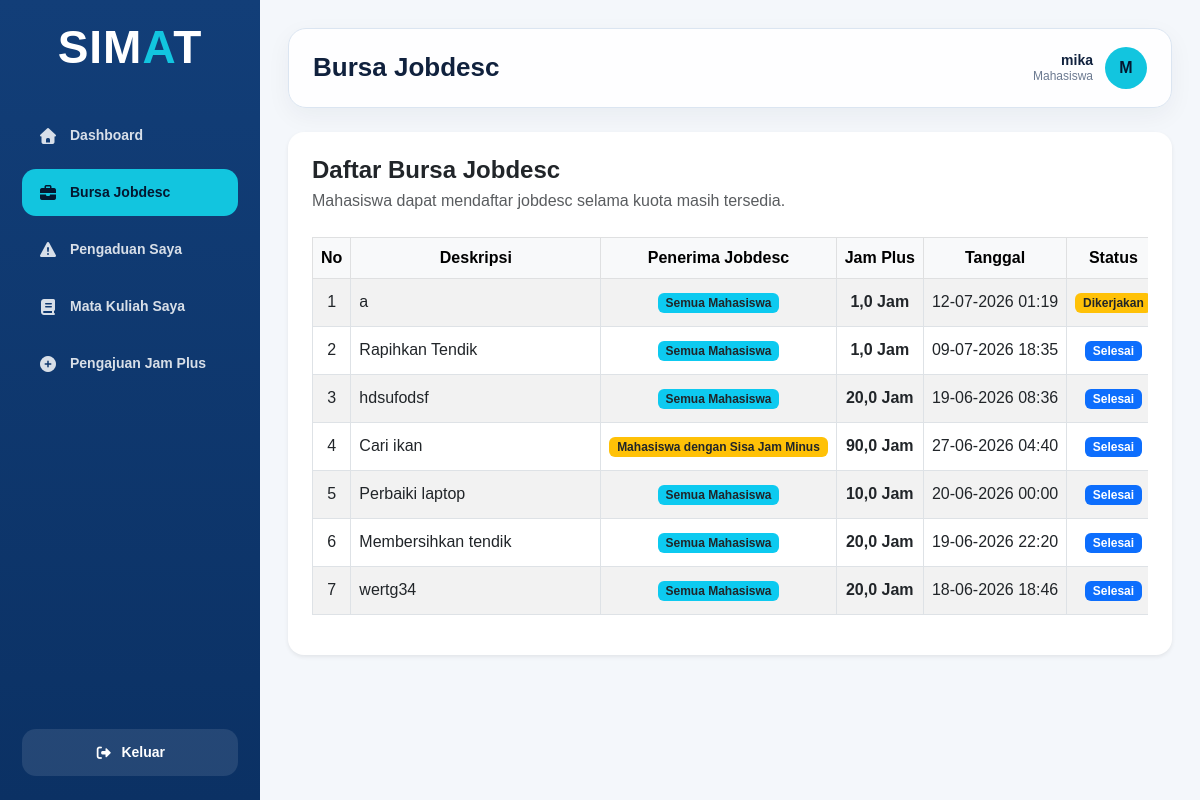
The page /transaksi/bursa_jobdesc/index.php (signed in) on the database as committed earlier.
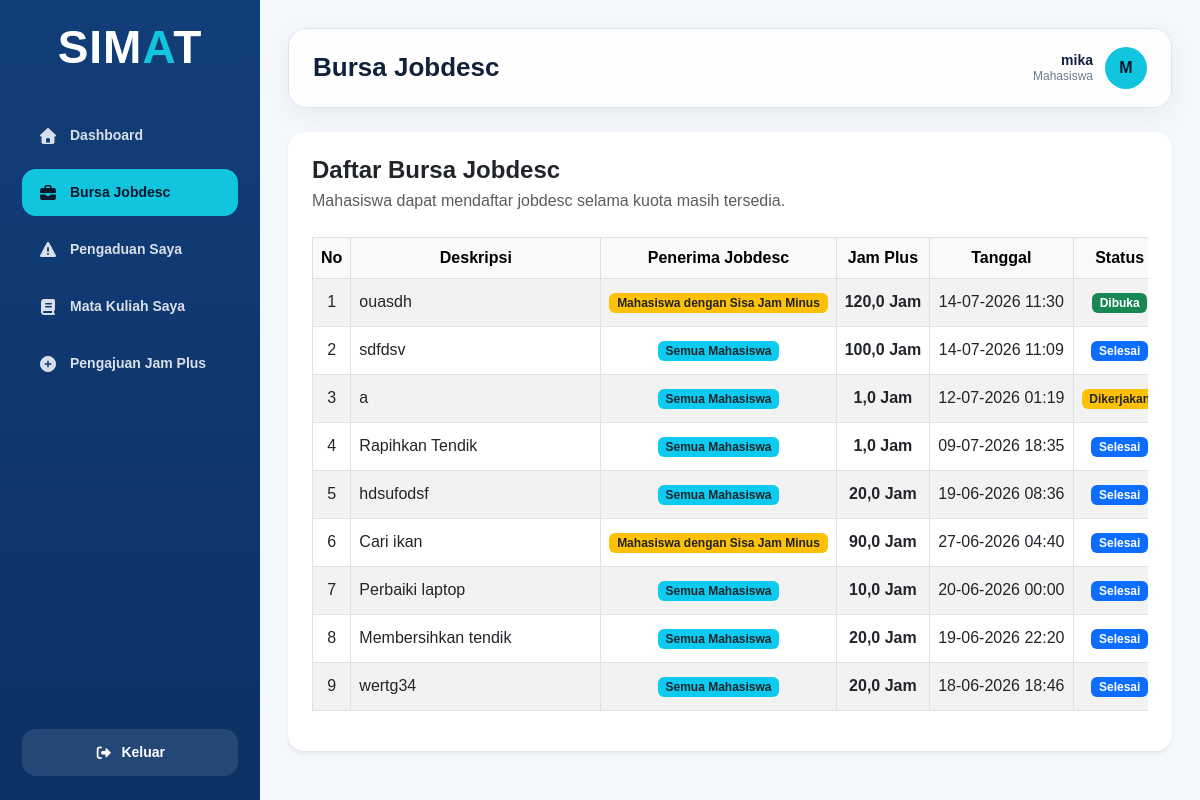
The same page on the database as committed later.
### tables this page shows
CREATE TABLE `detail_pengguna_pada_bursa_jobdesc` (
  `id_detail_pengguna_pada_bursa_jobdesc` int(11) NOT NULL,
  `id_bursa_jobdesc` int(11) NOT NULL,
  `id_pengguna` int(11) NOT NULL,
  `peran_pengguna` enum('Pemberi','Penerima') NOT NULL
);

CREATE TABLE `bursa_jobdesc` (
  `id_bursa_jobdesc` int(11) NOT NULL,
  `deskripsi_jobdesc` text NOT NULL,
  `penerima_jobdesc` enum('Semua Mahasiswa','Mahasiswa dengan Jam Minus') NOT NULL DEFAULT 'Semua Mahasiswa',
  `jam_plus` decimal(6,1) NOT NULL,
  `tanggal_pemberian_jobdesc` datetime NOT NULL,
  `jumlah_mahasiswa_diperlukan` int(11) NOT NULL,
  `jumlah_mahasiswa_mengambil` int(11) NOT NULL DEFAULT 0,
  `bukti_selesai_url` varchar(2048) DEFAULT NULL,
  `status_jobdesc` enum('Dibuka','Dikerjakan','Selesai') DEFAULT 'Dibuka'
);

### config/function.php (called while the page is built, shortened)
<?php
function aman($data)
{
    return htmlspecialchars($data ?? '', ENT_QUOTES, 'UTF-8');
}
function format_jam($nilai)
{
    return number_format((float) $nilai, 1, ',', '.');
}
?>

### transaksi/bursa_jobdesc/index.php (the view, shortened to what the changed rows need)
<?php
require_once "../../config/koneksi.php";
require_once "../../config/function.php";
$role = $_SESSION['role'] ?? '';
$data_bursa_jobdesc = [];
$query = mysqli_query($koneksi, "CALL usp_select_bursa_jobdesc()");
if ($query) {
    while ($row = mysqli_fetch_assoc($query)) {
        $data_bursa_jobdesc[] = $row;
    }
    mysqli_next_result($koneksi);
}
if ($role == "Mahasiswa") {
    foreach ($data_bursa_jobdesc as $index => $jobdesc) {
        $stmt_cek = mysqli_prepare($koneksi, "
            SELECT peran_pengguna
            FROM detail_pengguna_pada_bursa_jobdesc
            WHERE id_bursa_jobdesc = ?
            AND id_pengguna = ?
            LIMIT 1
        ");
        mysqli_stmt_bind_param(
            $stmt_cek,
            "ii",
            $jobdesc['id_bursa_jobdesc'],
            $_SESSION['id_pengguna']
        );
        mysqli_stmt_execute($stmt_cek);
        $result_cek = mysqli_stmt_get_result($stmt_cek);
        $cek = mysqli_fetch_assoc($result_cek);
        $data_bursa_jobdesc[$index]['peran_saya'] = $cek['peran_pengguna'] ?? '';
        $data_bursa_jobdesc[$index]['sudah_daftar'] = !empty($cek);
    }
}
require_once "../../includes/dashboard_header.php";
?>
<main class="main-content">
    <div class="topbar">
        <h1 class="page-title">Bursa Jobdesc</h1>
    </div>
    <div class="content-wrapper">
        <div class="card border-0 shadow-sm rounded-4">
            <div class="card-body p-4">
                <div class="table-responsive">
                    <table id="myTable" class="table table-hover table-bordered table-striped align-middle text-nowrap" border="1">
                     <thead class="table-light">
                        <tr>
                            <th style="width: 60px;" class="text-center">No</th>
                            <th class="text-center">Deskripsi</th>
                            <th class="text-center">Penerima Jobdesc</th>
                            <th class="text-center">Jam Plus</th>
                            <th class="text-center">Tanggal</th>
                            <th class="text-center">Status</th>
                        </tr>
                    </thead>
                        <tbody>
                            <?php if (count($data_bursa_jobdesc) > 0) { ?>
                                <?php $no = 1; ?>
                                <?php foreach ($data_bursa_jobdesc as $jobdesc) { ?>
                                    <tr>
                                        <td class="text-center"><?= $no++; ?></td>
                                       <td class="text-wrap" style="min-width: 250px;">
                                            <?= aman($jobdesc['deskripsi_jobdesc']); ?>
                                        </td>
                                            <td class="text-center">
                                                <?php if (
                                                    $jobdesc['penerima_jobdesc'] ===
                                                    "Semua Mahasiswa"
                                                ) { ?>
                                                    <span class="badge bg-info text-dark">
                                                        Semua Mahasiswa
                                                    </span>
                                                <?php } elseif (
                                                    $jobdesc['penerima_jobdesc'] ===
                                                    "Mahasiswa dengan Jam Minus"
                                                ) { ?>
                                                    <span class="badge bg-warning text-dark">
                                                        Mahasiswa dengan Sisa Jam Minus
                                                    </span>
                                                <?php } ?>
                                            </td>
                                        <td class="text-center fw-semibold"><?= format_jam($jobdesc['jam_plus']); ?> Jam</td>
                                        <td class="text-center"><?= date('d-m-Y H:i', strtotime($jobdesc['tanggal_pemberian_jobdesc'])); ?></td>
                                        <td class="text-center">
                                            <?php if ($jobdesc['status_jobdesc'] == "Dibuka") { ?>
                                                <span class="badge bg-success">Dibuka</span>
                                            <?php } elseif ($jobdesc['status_jobdesc'] == "Dikerjakan") { ?>
                                                <span class="badge bg-warning text-dark">Dikerjakan</span>
                                            <?php } else { ?>
                                                <span class="badge bg-primary">Selesai</span>
                                            <?php } ?>
                                        </td>
                                    </tr>
                                <?php } ?>
                            <?php } ?>
                        </tbody>
                    </table>
                </div>
            </div>
        </div>
    </div>
</main>
<?php require_once "../../includes/dashboard_footer.php"; ?>

Rows that differ between the two databases and show on the page:
added detail_pengguna_pada_bursa_jobdesc: id_bursa_jobdesc.deskripsi_jobdesc "ouasdh", shows "Mahasiswa dengan Sisa Jam Minus", id_bursa_jobdesc.jam_plus "120,0", id_bursa_jobdesc.tanggal_pemberian_jobdesc "14-07-2026 11:30", shows "Dibuka"
added detail_pengguna_pada_bursa_jobdesc: id_bursa_jobdesc.deskripsi_jobdesc "sdfdsv", shows "Semua Mahasiswa", id_bursa_jobdesc.jam_plus "100,0", id_bursa_jobdesc.tanggal_pemberian_jobdesc "14-07-2026 11:09", shows "Selesai"
